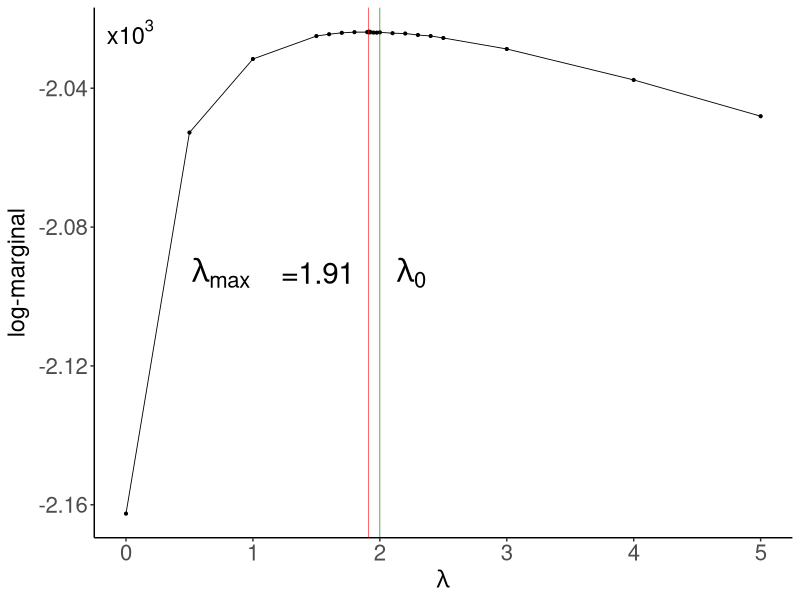

This chart was generated by the following R code:
# ### n=20, p = 10
# lambda = c(0.01,0.5,1,1.5,1.75,2,2.25,2.5,2.75,3,3.25,3.5,3.75,4,4.5,5,5.5,6,8,10)
# marginal_likelihood = c(-525.08,-338.65,-320.9,-314.48,-313.01,-312.05,-311.57,-311.38,-311.43,-311.60,-311.93,
#                         -312.39,-312.91,
#                         -313.49,-314.82,-316.27,-317.77,-319.41,-325.88,-332.3)
# 
# sd_marginal = c(0.69,0.29,0.24,0.13,0.1,0.1,0.09,0.11,0.09,0.09,0.07,0.06,0.06,0.08,0.08,0.08,0.05,0.08,0.08,0.06)
# library(ggplot2)
# 
# log_marginal_data = as.data.frame(cbind(lambda, marginal_likelihood, sd_marginal))
# 
# temp_label_1 = "lambda[0]"
# temp_label_2 = "lambda[max]"
# ggplot(log_marginal_data, aes(x=lambda, y = marginal_likelihood))+geom_line(lwd = 0.3)+geom_point(size=0.75)+
#   xlab(expression(lambda))+ylab("log-marginal")+theme_classic()+
#   geom_vline(xintercept = 2, size = 0.2, color ="green")+
#   geom_vline(xintercept = 2.5, size = 0.2, color ="red")+
#   annotate("text", x = 1.75, y =-450, label = temp_label_1,parse = TRUE)+
#   annotate("text", x = 2.75, y =-450, label = temp_label_2, parse = TRUE)+
#   ggtitle(expression("log-marginal vs." ~ lambda ~", under BGL when p=10, n = 20."))+ 
#   theme(plot.title = element_text(hjust = 0.5))
# 
# 
# lambda_max = lambda[which(marginal_likelihood == max(marginal_likelihood))]
# lambda_max_idx = which(marginal_likelihood == max(marginal_likelihood))
# 
# marginal_likelihood_diff = marginal_likelihood[lambda_max_idx] - marginal_likelihood
# bf_favourable = marginal_likelihood_diff>1.10
# lambda_not_favourable = lambda[!bf_favourable]
# lambda_not_favourable
# 
# ########### n = 100, p =10
# 
# ### n=20, p = 10
# lambda = c(seq(1,3,0.1),3.5)
# marginal_likelihood = c(-1.3947,-1.392,-1.3906,-1.3892,-1.3888,-1.3871,-1.3863,-1.3859,
#                         -1.3855,-1.3851,-1.385,-1.3848,-1.3848,-1.3849,-1.3851,-1.3853,-1.3855,-1.3859,-1.3863,
#                         -1.3866,-1.3873,-1.3898)
# 
# #sd_marginal = c(0.69,0.29,0.24,0.13,0.1,0.1,0.09,0.11,0.09,0.09,0.07,0.06,0.06,0.08,0.08,0.08,0.05,0.08,0.08,0.06)
# #library(ggplot2)
# 
# log_marginal_data = as.data.frame(cbind(lambda, marginal_likelihood))
# 
# temp_label_1 = "lambda[0]"
# temp_label_2 = "lambda[max]"
# ggplot(log_marginal_data, aes(x=lambda, y = marginal_likelihood))+geom_line(lwd = 0.3)+geom_point(size=0.75)+
#   xlab(expression(lambda))+ylab(expression("log-marginal x"~10^3 ))+theme_classic()+
#   geom_vline(xintercept = 2, size = 0.2, color ="green")+
#   geom_vline(xintercept = 2.1, size = 0.2, color ="red")+
#   annotate("text", x = 1.9, y =-1.39, label = temp_label_1,parse = TRUE)+
#   annotate("text", x = 2.2, y =-1.39, label = temp_label_2, parse = TRUE)+
#   ggtitle(expression("log-marginal x"~10^3 ~"vs."~ lambda ~", under BGL when p=10, n = 100."))+ 
#   theme(plot.title = element_text(hjust = 0.5))
# 
# 
# lambda_max = lambda[which(marginal_likelihood == max(marginal_likelihood))]
# lambda_max_idx = which(marginal_likelihood == max(marginal_likelihood))
# if(length(lambda_max_idx)>1){
#   lambda_max_idx = lambda_max_idx[1]
# }
# 
# marginal_likelihood_diff = marginal_likelihood[lambda_max_idx] - marginal_likelihood
# bf_favourable = marginal_likelihood_diff*1e3>1.10
# lambda_not_favourable = lambda[!bf_favourable]
# lambda_not_favourable

########### n = 150, p =10
library(ggplot2)
lambda = c(0,0.5,1,1.5,1.6,1.7,1.8,1.9,1.905,1.91,1.915,1.92,1.925,1.95,1.975,2,
           2.1,2.2,2.3,2.4,2.5,3,4,5)
marginal_likelihood = c(-2.1625565,-2.052769,-2.031577,-2.024968,-2.024439,-2.024038,-2.023839,-2.023835,
                        -2.023818,-2.023716,-2.023904,-2.023730,-2.023879,-2.023966,-2.023995,
                        -2.023901,-2.024141,-2.024238,-2.024660,-2.024954,-2.025526,
                        -2.028696,-2.037615,-2.048059)

rm_mle = mean(range(marginal_likelihood))
#sd_marginal = c(0.69,0.29,0.24,0.13,0.1,0.1,0.09,0.11,0.09,0.09,0.07,0.06,0.06,0.08,0.08,0.08,0.05,0.08,0.08,0.06)
#library(ggplot2)

log_marginal_data = as.data.frame(cbind(lambda, marginal_likelihood))

temp_label_1 = "lambda[0]"
temp_label_2 = "lambda[max]"
y_axis_label = "~x10^3"
ggplot(log_marginal_data, aes(x=lambda, y = marginal_likelihood))+geom_line(lwd = 0.3)+geom_point(size=0.75)+
  xlab(expression(lambda))+ylab(expression("log-marginal"))+theme_classic()+
  geom_vline(xintercept = 2, size = 0.2, color ="darkgreen")+
  geom_vline(xintercept = 1.91, size = 0.2, color ="red")+
  annotate("text", x = 0.75, y =rm_mle, label = temp_label_2,parse = TRUE, size =8)+
  annotate("text", x = 1.51, y =rm_mle, label = "=1.91", size = 7.5)+
  annotate("text", x = 0.01, y =max(marginal_likelihood), label = y_axis_label, parse=TRUE, size = 6)+
  annotate("text", x = 2.25, y =rm_mle, label = temp_label_1, parse = TRUE, size =8)+#ggtitle(expression("log-marginal x"~10^3 ~"vs."~ lambda ~", under BGL when p=10, n = 150."))+ 
  theme(plot.title = element_text(hjust = 0.5))+
  theme(axis.text.x = element_text(size=16),
        axis.text.y = element_text(size=16),
        axis.title.x = element_text(size=17),
        axis.title.y = element_text(size=17))


lambda_max = lambda[which(marginal_likelihood == max(marginal_likelihood))]
lambda_max_idx = which(marginal_likelihood == max(marginal_likelihood))
if(length(lambda_max_idx)>1){
  lambda_max_idx = lambda_max_idx[1]
}

marginal_likelihood_diff = marginal_likelihood[lambda_max_idx] - marginal_likelihood
bf_favourable = marginal_likelihood_diff*1e3>1.10
lambda_not_favourable = lambda[!bf_favourable]
lambda_not_favourable

BF_test_likeli = c(-2.1625565,-2.052769,-2.031577,-2.024968,-2.025526,-2.028696,-2.037615,-2.048059)
BF_test_likeli_diff = marginal_likelihood[lambda_max_idx] - BF_test_likeli
length(BF_test_likeli)
BF_test_likeli_diff*1e3
sum(BF_test_likeli_diff*1e3>1.10)
lambda_vec_H0_compar = c(0.05,0.5,1,1.5,2.5,3,4,5)
lambda_vec_H0_compar
